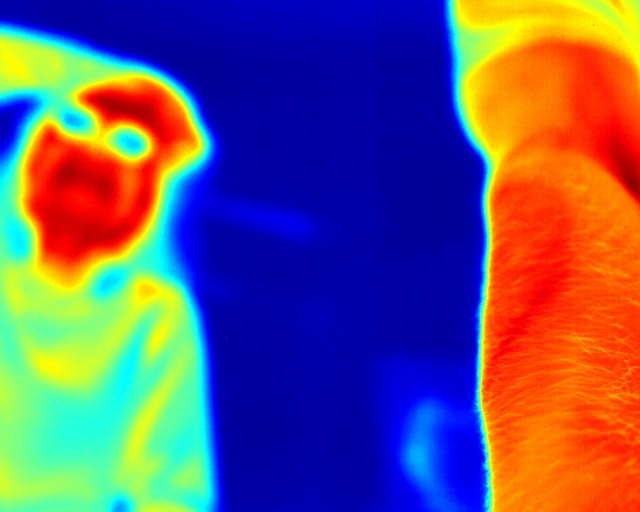
#> input picture pictures/IR_Test.jpg, 640 x 512 px, found by its file name
$ python demo_motion.py   (older library calls are emulated)
#> lines starting #> are read from the running program, lines starting #| are printed output that depends on the picture; after the words box and inside, x2 and y2 are one past the last pixel; in counts of white or black regions, pixels touching at a corner belong together
### motion_detection.py
# Measures whether the patient moved between two IR frames.
#
# Hand it two frames from the same camera angle and it reports two numbers:
#
#   outline overlap  how much the two body outlines agree, 0 to 1
#   pixel shift      how far the image slid, in pixels
#
# Neither number is thrown off by the skin slowly warming or cooling, which is
# what makes this harder than it first looks.
#
# Only ever compare frames from the SAME camera angle. Across angles, the rig's
# own rotation reads as patient movement.
#
# No camera, no Qt, no SDK - just numpy and OpenCV, so it runs anywhere and can
# be tested without hardware.

from dataclasses import dataclass, field

import cv2
import numpy as np

# Calibrated 2026-10-08 against the camera, five 60-second runs with a
# volunteer. Figures are the worst case over a 1-second burst window:
#
#              IoU median   IoU worst   shift worst
#   still            0.996       0.987       0.77 px
#   breathing        0.994       0.981       1.16 px
#   small moves      0.993       0.735    (unusable, see below)
#   large moves      0.992       0.372    (unusable, see below)
#
# IoU does the real work. Still and breathing never fell below 0.981 across
# 5000+ pairs; movement reached 0.372. MIN_IOU sits in the gap.
MIN_IOU = 0.97

# Secondary. Phase correlation measures how far the WHOLE SCENE translated, and
# most of the scene is stationary room and rig, so a patient turning in place
# barely registers - large moves scored IoU 0.42 while reporting half a pixel.
# When it does break down it returns nonsense (1622 px on a 640x512 image).
# Small moves did produce honest 2-3 px translations, which is what this cut is
# for; it is not a substitute for the IoU check.
MAX_SHIFT_PX = 2.0

# Tells "didn't move" apart from "couldn't tell". A blank or blown-out frame
# gives phaseCorrelate nothing to lock onto, and the shift it returns is often
# near zero - which would otherwise look like a perfectly still patient and
# pass. Below this confidence, the shift is rejected instead of believed.
#
# Measured across four runs. The response is NOT bounded to 0-1:
#
#   still        never below 1.03
#   breathing    worst 0.42
#   movement     worst -0.04, with 5-16 pairs per run under this cut
#
# A negative response means no correlation peak was found at all. 0.01 sits in
# the dead zone between breathing and outright failure, so the guard fires only
# when the measurement has collapsed - never on a patient who merely moved.
MIN_CONFIDENCE = 0.01

@dataclass
class Thresholds:
    """Limits a burst must satisfy to be kept."""

    min_iou: float = MIN_IOU
    max_shift_px: float = MAX_SHIFT_PX
    min_confidence: float = MIN_CONFIDENCE
    # How many consecutive failing pairs before the burst is rejected. Breathing
    # moves the chest wall slightly and periodically; requiring two in a row
    # stops one noisy frame from throwing the capture away.
    consecutive_failures: int = 2


@dataclass
class PairResult:
    """One frame compared against the burst's reference frame."""

    index: int
    iou: float
    dx: float
    dy: float
    shift_px: float
    confidence: float
    passed: bool
    reasons: list = field(default_factory=list)


@dataclass
class BurstResult:
    """Verdict for a whole burst captured at one camera position."""

    passed: bool
    pairs: list = field(default_factory=list)
    keeper: int = 0  # index of the frame to keep when passed
    reasons: list = field(default_factory=list)

    @property
    def worst_iou(self) -> float:
        return min((p.iou for p in self.pairs), default=1.0)

    @property
    def worst_shift(self) -> float:
        return max((p.shift_px for p in self.pairs), default=0.0)

    # [6 lines left out: function summary, not called in this run]


def to_uint8(frame: np.ndarray) -> np.ndarray:
    """Per-frame min-max stretch to 8-bit.

    Stretching each frame on its own is deliberate: it removes the slow warming
    and cooling of the skin over a session, so drift cannot look like motion.
    """
    if frame.dtype == np.uint8:
        return frame
    return cv2.normalize(frame, None, 0, 255, cv2.NORM_MINMAX, cv2.CV_8U)


def body_mask(frame: np.ndarray) -> np.ndarray:
    """Boolean mask of the warm body against the cooler room.

    frame  temperature array, raw counts, or an 8-bit display image. The cut is
           chosen by Otsu from the frame's own histogram, so the absolute units
           do not matter.

    The subject needs roughly 150 counts of contrast over the room for this to
    isolate it. Measured on the bench 2026-11-25: clean at 163 counts, broken
    at 130, where the cut falls far enough that background joins the mask.
    """
    blurred = cv2.GaussianBlur(to_uint8(frame), (5, 5), 0)
    _, mask = cv2.threshold(blurred, 0, 255, cv2.THRESH_BINARY + cv2.THRESH_OTSU)

    # Drop speckle without eating the real outline.
    kernel = np.ones((5, 5), np.uint8)
    mask = cv2.morphologyEx(mask, cv2.MORPH_OPEN, kernel)
    mask = cv2.morphologyEx(mask, cv2.MORPH_CLOSE, kernel)

    # Keep only the largest warm region.
    #
    # Otsu splits the histogram in two and everything on the warm side becomes
    # "body", so a heated platform, a lamp, or a hand reaching in all join the
    # mask. None of them move when the patient does, so they hold the overlap
    # up and make real motion read as smaller than it is.
    #
    # Measured on the bench 2026-11-09: a warm turntable deck contributed up to
    # 9% of the mask and swung by 3200 px across one 28-minute run, producing
    # eight rejections that were entirely the platform. With the deck excluded,
    # the subject's own overlap held between 0.976 and 0.994 with no trend.
    #
    # On a frame with one warm region this is a no-op.
    count, labels, stats, _ = cv2.connectedComponentsWithStats(mask, 8)
    if count > 2:                       # background, plus more than one region
        largest = 1 + int(np.argmax(stats[1:, cv2.CC_STAT_AREA]))
        mask = np.where(labels == largest, 255, 0).astype(np.uint8)
    return mask > 0


def mask_iou(a: np.ndarray, b: np.ndarray) -> float:
    """Intersection over union of two body masks. 1.0 means identical."""
    union = int((a | b).sum())
    if union == 0:
        return 0.0
    return float((a & b).sum()) / union


def pixel_shift(a: np.ndarray, b: np.ndarray):
    """How far frame b slid relative to frame a.

    Returns (dx, dy, magnitude, confidence), all in pixels except confidence.
    Phase correlation works on the frequency-domain pattern rather than raw
    values, so warming and cooling do not register as movement. It measures
    translation only - not rotation, not a change of viewpoint.
    """
    fa = to_uint8(a).astype(np.float32)
    fb = to_uint8(b).astype(np.float32)
    window = cv2.createHanningWindow((fa.shape[1], fa.shape[0]), cv2.CV_32F)
    (dx, dy), confidence = cv2.phaseCorrelate(fa, fb, window)
    return dx, dy, float(np.hypot(dx, dy)), float(confidence)


def compare(reference, frame, index=1, thresholds=None):
    """Run both checks on one pair of frames from the same camera position."""
    thresholds = thresholds or Thresholds()

    iou = mask_iou(body_mask(reference), body_mask(frame))
    dx, dy, shift, confidence = pixel_shift(reference, frame)

    reasons = []
    if iou < thresholds.min_iou:
        reasons.append(f"outline moved (IoU {iou:.3f} < {thresholds.min_iou})")
    if shift > thresholds.max_shift_px:
        reasons.append(f"image slid {shift:.2f} px (max {thresholds.max_shift_px})")
    if confidence < thresholds.min_confidence:
        reasons.append(f"shift unreliable (confidence {confidence:.3f})")

    return PairResult(index, iou, dx, dy, shift, confidence, not reasons, reasons)


def check_burst(frames, thresholds=None) -> BurstResult:
    """Decide whether a burst from one camera position is usable.

    frames  list of 2+ frames captured back to back at ONE position, oldest
            first. Temperature arrays in degrees C, or 8-bit display images.

    Every frame is compared against the first. The burst is rejected once
    `consecutive_failures` pairs fail in a row, which keeps one noisy frame
    (or a shutter event) from costing a whole capture.
    """
    thresholds = thresholds or Thresholds()

    if len(frames) < 2:
        return BurstResult(False, [], 0, ["need at least 2 frames to detect motion"])

    reference = frames[0]
    pairs = [
        compare(reference, frame, i, thresholds)
        for i, frame in enumerate(frames[1:], start=1)
    ]

    # Never ask for more consecutive failures than there are pairs to fail: a
    # two-frame burst yields one pair, and requiring two in a row there would
    # silently disable rejection altogether.
    required = max(1, min(thresholds.consecutive_failures, len(pairs)))

    run = 0
    for pair in pairs:
        run = run + 1 if not pair.passed else 0
        if run >= required:
            failing = [p for p in pairs if not p.passed]
            return BurstResult(False, pairs, 0, failing[-1].reasons)

    # Clean burst. The frames are aligned, so the middle one is as good as any
    # and sits furthest from any settling wobble at the edges of the window.
    return BurstResult(True, pairs, len(frames) // 2, [])

### demo_motion.py
# Demo: run the motion gate over the saved IR_Test frames.
#
#   python demo_motion.py [image_dir] [--out FIGURE_DIR]
#
# Prints the measured numbers for each pair and writes annotated mask-overlay
# figures so you can see what the outline check is reacting to.
#
# NOTE ON INPUT: the IR_Test JPGs are jet-colormapped display images, which is
# what IRCameraCapture.SaveImages writes alongside the raw CSV. The colormap is
# not monotonic, so this demo inverts it to recover an approximate intensity
# before running the checks. On the rig you skip all of that and feed
# GetTemperatureImage() straight in - see load_frames() below.

import argparse
import os
import sys

import cv2
import numpy as np

import motion_detection as md

# Pairs to evaluate: (label, reference file, comparison file, what it shows)
PAIRS = [
    ("still", "IR_Test.jpg", "IR_Test4.jpg", "same angle, subject held still"),
    ("moved", "IR_Test2.jpg", "IR_Test3.jpg", "same angle, subject shifted"),
]

# Overlay colors, BGR.
SHARED = (150, 150, 150)
A_ONLY = (232, 210, 79)
B_ONLY = (60, 132, 245)
BACKDROP = (28, 28, 28)


def _jet_lut():
    ramp = np.arange(256, dtype=np.uint8).reshape(-1, 1)
    return cv2.applyColorMap(ramp, cv2.COLORMAP_JET).reshape(256, 3).astype(np.int32)


def dejet(path):
    """Recover approximate intensity from a jet-colormapped JPG.

    Demo scaffolding only. Real captures come from GetTemperatureImage() as
    floats in degrees C and need none of this.
    """
    bgr = cv2.imread(path)
    if bgr is None:
        raise FileNotFoundError(path)
    h, w, _ = bgr.shape
    diff = (bgr.astype(np.int32).reshape(-1, 1, 3) - _jet_lut().reshape(1, 256, 3)) ** 2
    return diff.sum(axis=2).argmin(axis=1).astype(np.uint8).reshape(h, w)


def load_frames(image_dir, *names):
    """Load saved frames for the demo.

    On the rig, replace this with either the raw temperature CSVs that
    SaveImages writes:

        np.loadtxt(path, delimiter=",")

    or the live pointer from the SDK:

        A = np.ctypeslib.as_array(ptr, shape=(ht, wd))
    """
    return [dejet(os.path.join(image_dir, n)) for n in names]


def overlay(mask_a, mask_b, label_a="A", label_b="B"):
    """Paint two body masks on top of each other with a legend."""
    h, w = mask_a.shape
    out = np.full((h, w, 3), BACKDROP, np.uint8)
    out[mask_a & mask_b] = SHARED
    out[mask_a & ~mask_b] = A_ONLY
    out[mask_b & ~mask_a] = B_ONLY

    entries = [(SHARED, "both"), (A_ONLY, label_a + " only"), (B_ONLY, label_b + " only")]
    for row, (color, text) in enumerate(entries):
        y = 14 + row * 26
        cv2.rectangle(out, (12, y), (32, y + 18), color, -1)
        cv2.putText(out, text, (40, y + 14), cv2.FONT_HERSHEY_SIMPLEX, 0.5,
                    (240, 240, 240), 1, cv2.LINE_AA)
    return out


def run(image_dir, out_dir):
    os.makedirs(out_dir, exist_ok=True)
    thresholds = md.Thresholds()

    print(f"\nthresholds: IoU >= {thresholds.min_iou}, "
          f"shift <= {thresholds.max_shift_px} px  (provisional, not yet calibrated)\n")
    header = f"{'case':<7} {'IoU':>7} {'shift px':>9} {'dx':>8} {'dy':>8}  verdict"
    print(header)
    print("-" * len(header))

    results = []
    for label, file_a, file_b, blurb in PAIRS:
        frame_a, frame_b = load_frames(image_dir, file_a, file_b)

        # The gate runs on a burst; two saved frames stand in for one here.
        burst = md.check_burst([frame_a, frame_b], thresholds)
        pair = burst.pairs[0]

        verdict = "PASS - keep frame" if burst.passed else "FAIL - " + burst.reasons[0]
        print(f"{label:<7} {pair.iou:>7.3f} {pair.shift_px:>9.2f} "
              f"{pair.dx:>8.2f} {pair.dy:>8.2f}  {verdict}")

        mask_a = md.body_mask(frame_a)
        mask_b = md.body_mask(frame_b)
        path = os.path.join(out_dir, f"overlay_{label}.png")
        cv2.imwrite(path, overlay(mask_a, mask_b,
                                  os.path.splitext(file_a)[0],
                                  os.path.splitext(file_b)[0]))
        results.append((label, blurb, path, burst))

    print("\nwhat each case is:")
    for label, blurb, path, _ in results:
        print(f"  {label:<7} {blurb:<34} -> {path}")

    # Sensitivity: slide one real frame by a known amount and see what comes back.
    print("\nsensitivity - a known slide applied to IR_Test:\n")
    base = load_frames(image_dir, "IR_Test.jpg")[0]
    h, w = base.shape
    print(f"{'true':>8} {'IoU':>8} {'measured':>10} {'error':>8}  verdict")
    print("-" * 48)
    for px in (0, 2, 5, 10, 20, 40):
        matrix = np.float32([[1, 0, px], [0, 1, 0]])
        slid = cv2.warpAffine(base, matrix, (w, h), borderMode=cv2.BORDER_REPLICATE)
        pair = md.compare(base, slid, thresholds=thresholds)
        print(f"{px:>5} px {pair.iou:>8.3f} {pair.shift_px:>7.2f} px "
              f"{abs(pair.shift_px - px):>5.2f} px  {'pass' if pair.passed else 'FAIL'}")

    print(f"\nfigures written to {out_dir}/\n")


def main():
    parser = argparse.ArgumentParser(description=__doc__)
    parser.add_argument("image_dir", nargs="?", default=".",
                        help="folder holding the IR_Test JPGs (default: current dir)")
    parser.add_argument("--out", default="motion_figs",
                        help="where to write the overlay figures")
    args = parser.parse_args()

    try:
        run(args.image_dir, args.out)
#> in dejet, bgr is the input picture: shape (512, 640, 3); mean B, G, R 115.5, 86.6, 103.2
#> call 2 of dejet, with path = './IR_Test4.jpg'
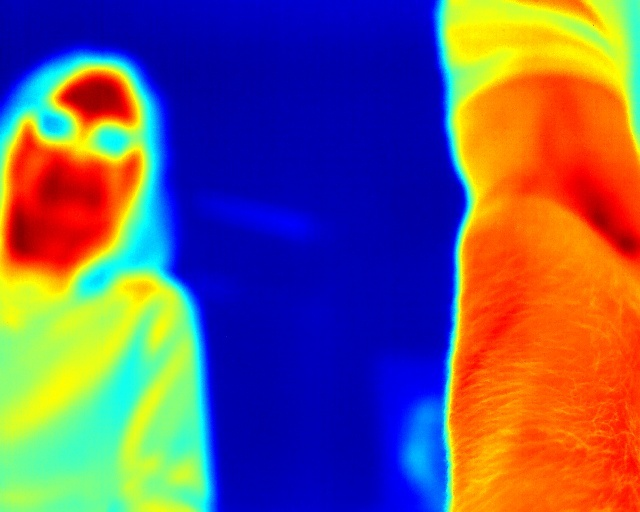
#> input picture pictures/IR_Test4.jpg, 640 x 512 px, found by its file name
#> in dejet, bgr is the input picture: shape (512, 640, 3); mean B, G, R 113.2, 89.7, 110
#> in body_mask, `count, labels, stats, _ = cv2.connectedComponentsWithStats(mask, 8)`:
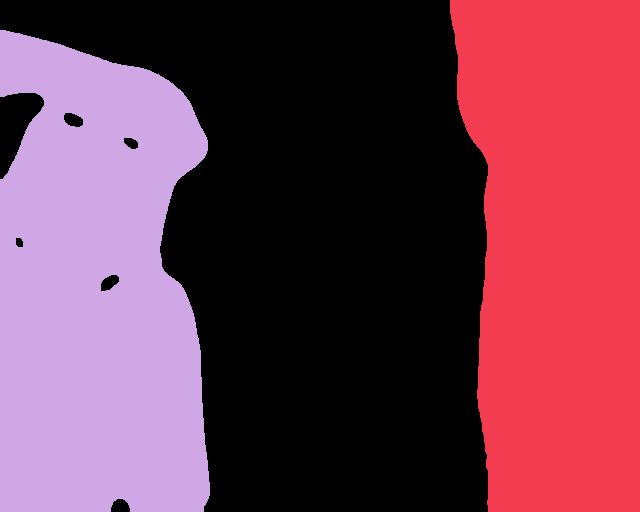
#> labels: shape (512, 640) int32; 3 distinct labels, from 0 to 2; one colour per label, 0 black
#> in body_mask, `count, labels, stats, _ = cv2.connectedComponentsWithStats(mask, 8)`: count = 3; stats = [[0, 0, 488, 512, 159335], [450, 0, 190, 512, 83877], [0, 30, 210, 482, 84468]]
#> in body_mask, `largest = 1 + int(np.argmax(stats[1:, cv2.CC_STAT_AREA]))`: largest = 2
#> in body_mask (call 2), `count, labels, stats, _ = cv2.connectedComponentsWithStats(mask, 8)`:
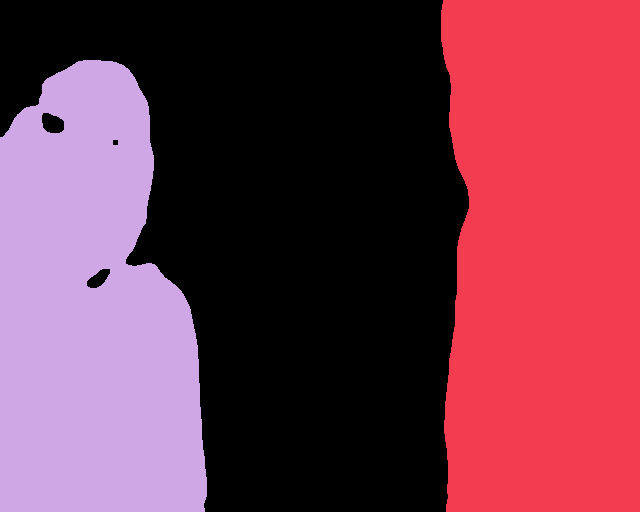
#> labels: shape (512, 640) int32; 3 distinct labels, from 0 to 2; one colour per label, 0 black
#> in body_mask (call 2), `count, labels, stats, _ = cv2.connectedComponentsWithStats(mask, 8)`: stats = [[0, 0, 469, 512, 156545], [441, 0, 199, 512, 96519], [0, 60, 207, 452, 74616]]
#> in body_mask (call 2), `largest = 1 + int(np.argmax(stats[1:, cv2.CC_STAT_AREA]))`: largest = 1
#> in body_mask (call 2), `mask = np.where(labels == largest, 255, 0).astype(np.uint8)`:
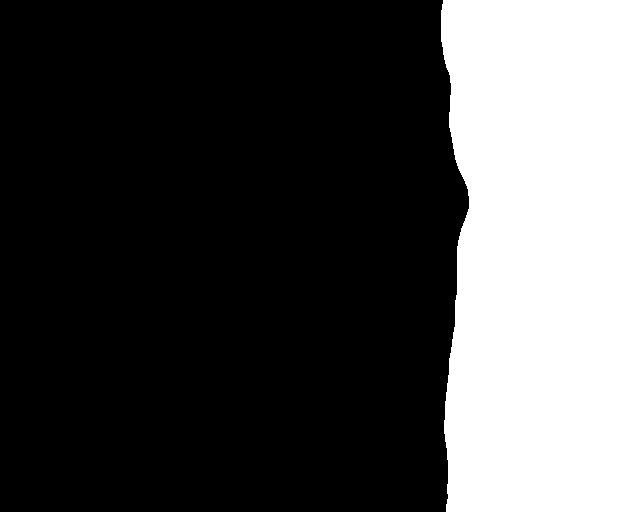
#> mask: shape (512, 640); 29.5% white; 1 white region, box (x1, y1, x2, y2) and area: (441, 0, 640, 512) 96519
#> in mask_iou, `union = int((a | b).sum())`: union = 180987
#> in compare, `iou = mask_iou(body_mask(reference), body_mask(frame))`: iou = 0
#> in pixel_shift, `(dx, dy), confidence = cv2.phaseCorrelate(fa, fb, window)`: dx = -0.289; dy = -0.313; confidence = 0.078
#> in pixel_shift, `(dx, dy), confidence = cv2.phaseCorrelate(fa, fb, window)`:
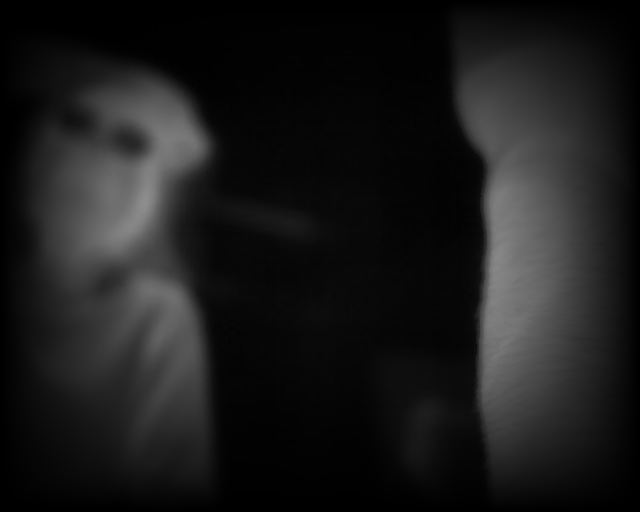
#> fa: shape (512, 640) float32; min 0, max 143.3, mean 27.2
#> in compare, `dx, dy, shift, confidence = pixel_shift(reference, frame)`: dx = -0.289; dy = -0.313; shift = 0.426; confidence = 0.078
#> in check_burst, `pairs = [ compare(reference, frame, i, thresholds) for i, frame in enu..`: pairs = 1 item
#> in check_burst, `required = max(1, min(thresholds.consecutive_failures, len(pairs)))`: required = 1
#> the loop in check_burst, `for pair in pairs:` made 1 pass
#> in run, `verdict = "PASS - keep frame" if burst.passed else "FAIL - " + burst.r..`: verdict = 'FAIL - outline moved (IoU 0.000 < 0.97)'
#| still     0.000      0.43    -0.29    -0.31  FAIL - outline moved (IoU 0.000 < 0.97)
#> after the loop in overlay, `for row, (color, text) in enumerate(entries):`:
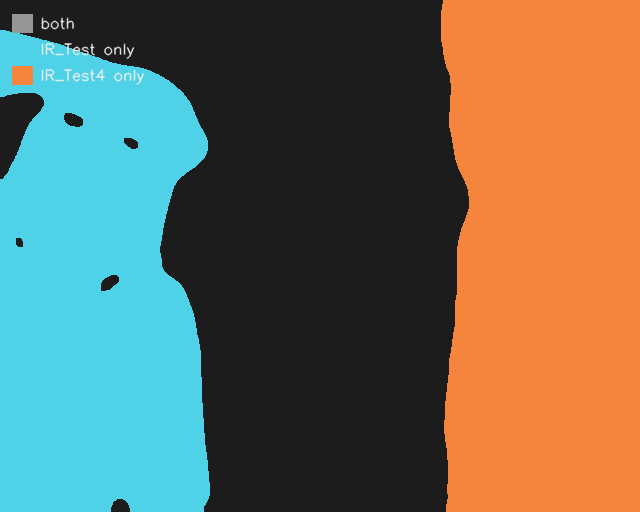
#> out: shape (512, 640, 3); mean of channels 0, 1, 2 90.1, 105.8, 105.8; drawn as B, G, R
#> the loop in run, `for label, blurb, path, _ in results:` made 2 passes
#> (label, blurb, path) on passes 1 to 2: ('still', 'same angle, subject held still', 'motion_figs/overlay_still.png'), ('moved', 'same angle, subject shifted', 'motion_figs/overlay_moved.png')
#> (printed output is left out)
#> the loop in run, `for px in (0, 2, 5, 10, 20, 40):` made 6 passes
#> (iou in compare, shift in compare) on passes 1 to 6: (1, 5.68e-14), (0.984, 2), (0.96, 5), (0.924, 10), (0.863, 19.99), (0.768, 39.98)
#> (printed output is left out)
#> pass 2, in body_mask (call 12), `_, mask = cv2.threshold(blurred, 0, 255, cv2.THRESH_BINARY + cv2.THRES..`:
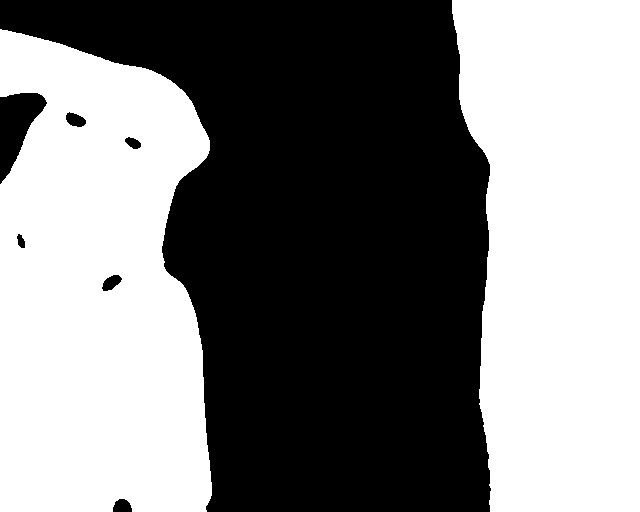
#> mask: shape (512, 640); 51.3% white; 7 black regions, largest, box (x1, y1, x2, y2) and area: (0, 0, 491, 512) 156524, (0, 93, 47, 184) 2273, (66, 112, 86, 127) 205
    except FileNotFoundError as exc:
        print(f"could not find {exc}. Pass the folder holding the IR_Test JPGs:\n"
              f"  python demo_motion.py path/to/images", file=sys.stderr)
        return 1
    return 0


if __name__ == "__main__":
    sys.exit(main())
#> (the program exits here)
